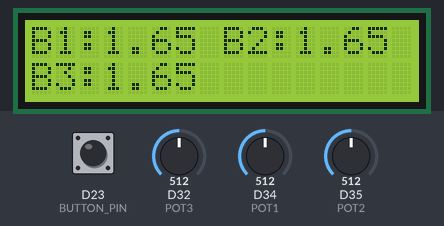
Bench run of a sketch on a simulated Arduino Due. Parts: 16×2 character LCD. The inputs (shaded band) are chosen by the test bench; at power-on: D32 (POT3) = 512, D34 (POT1) = 512, D35 (POT2) = 512, D23 (BUTTON_PIN) HIGH (analog values on the 0–1023 scale).

Above: at 2.3 s.
2.4 s: D32 (POT3) set to 323
At 2.8 s:
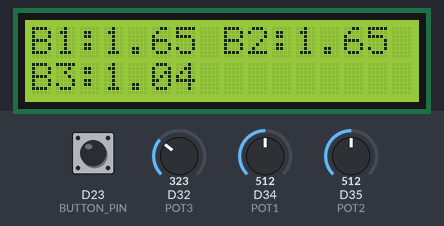
4.6 s: D32 (POT3) set to 298
7.6 s: D34 (POT1) set to 716
At 8.0 s:
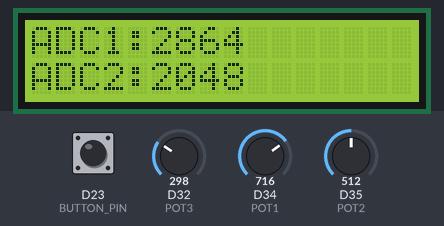
10.6 s: D35 (POT2) set to 716
At 12.26 s:
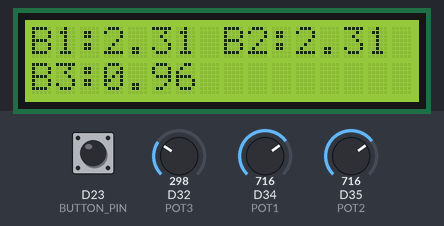
13.6 s: D23 (BUTTON_PIN) pulled LOW for 3.2 s
At 16.2 s:
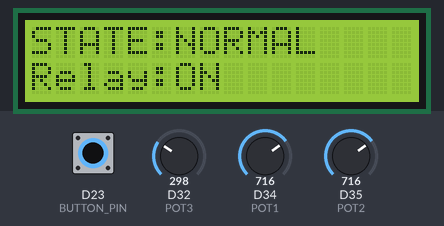
19.6 s: D34 (POT1) set to 900
At 20.8 s:
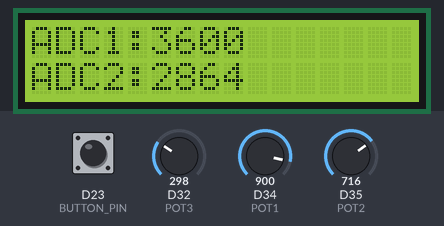
Timing chart, 0 to 22.6 s (numbered marks = the images above; inputs shaded):
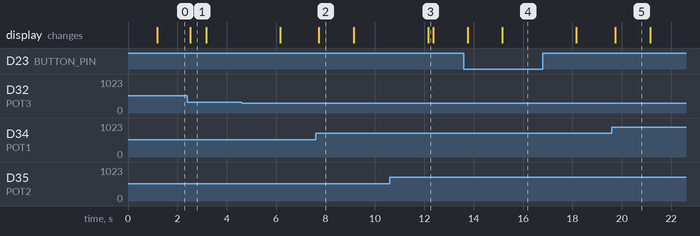

Measured:
- after the input at 2.4 s, the display: changes after 0.13 s (image 1)
- after the input at 7.6 s, the display: changes after 0.13 s (image 2)
- after the input at 13.6 s, the display: first changes after 0.17 s (image 4 shows a later state)
- what the display in image 1 shows lasts 0.7 s, from 2.5 s to 3.2 s
- what the display in image 2 shows lasts 1.5 s, from 7.7 s to 9.2 s

The sketch:

Flicker_Free_LCD_Display_Engine_v2.ino
```cpp
#include <Wire.h>
#include <LiquidCrystal_I2C.h>

LiquidCrystal_I2C lcd(0x27,16,2);

#define POT1 34
#define POT2 35
#define POT3 32
#define BUTTON_PIN 23

const unsigned long REFRESH_INTERVAL=200;
const unsigned long PAGE_INTERVAL=3000;

enum Page{BATTERY,SYSTEM,TELEMETRY1,TELEMETRY2};
Page currentPage=BATTERY;

bool fault=false;
String oldL1="",oldL2="";
unsigned long lastRefresh=0,lastPage=0;

void drawLine(uint8_t row,String txt){
  while(txt.length()<16) txt+=" ";
  txt=txt.substring(0,16);
  String &old=(row==0)?oldL1:oldL2;
  for(int i=0;i<16;i++){
    if(old.length()<16 || old[i]!=txt[i]){
      lcd.setCursor(i,row);
      lcd.print(txt[i]);
    }
  }
  old=txt;
}

float readV(int pin){
  return analogRead(pin)*3.3/4095.0;
}

void showBattery(){
  float b1=readV(POT1),b2=readV(POT2),b3=readV(POT3);
  if(b1<1.0||b2<1.0||b3<1.0) fault=true;
  drawLine(0,"B1:"+String(b1,2)+" B2:"+String(b2,2));
  drawLine(1,"B3:"+String(b3,2));
}

void showSystem(){
  drawLine(0,"STATE:NORMAL");
  drawLine(1,"Relay:ON");
}

void showTelemetry1(){
  drawLine(0,"ADC1:"+String(analogRead(POT1)));
  drawLine(1,"ADC2:"+String(analogRead(POT2)));
}

void showTelemetry2(){
  drawLine(0,"ADC3:"+String(analogRead(POT3)));
  drawLine(1,"Telemetry Pg2");
}

void showFault(){
  drawLine(0,"*** FAULT ***");
  drawLine(1,"LOW BATTERY");
}

void setup(){
  pinMode(BUTTON_PIN,INPUT_PULLUP);
  analogReadResolution(12);
  lcd.init();
  lcd.backlight();
  drawLine(0,"LCD Engine");
  drawLine(1,"Starting...");
  delay(1000);
  oldL1=""; oldL2="";
}

void loop(){
  if(digitalRead(BUTTON_PIN)==LOW) fault=false;
  unsigned long now=millis();

  if(!fault && now-lastPage>=PAGE_INTERVAL){
    currentPage=(Page)((currentPage+1)%4);
    lastPage=now;
  }

  if(now-lastRefresh>=REFRESH_INTERVAL){
    lastRefresh=now;
    if(fault){
      showFault();
    }else{
      switch(currentPage){
        case BATTERY: showBattery(); break;
        case SYSTEM: showSystem(); break;
        case TELEMETRY1: showTelemetry1(); break;
        case TELEMETRY2: showTelemetry2(); break;
      }
    }
  }
}
```
